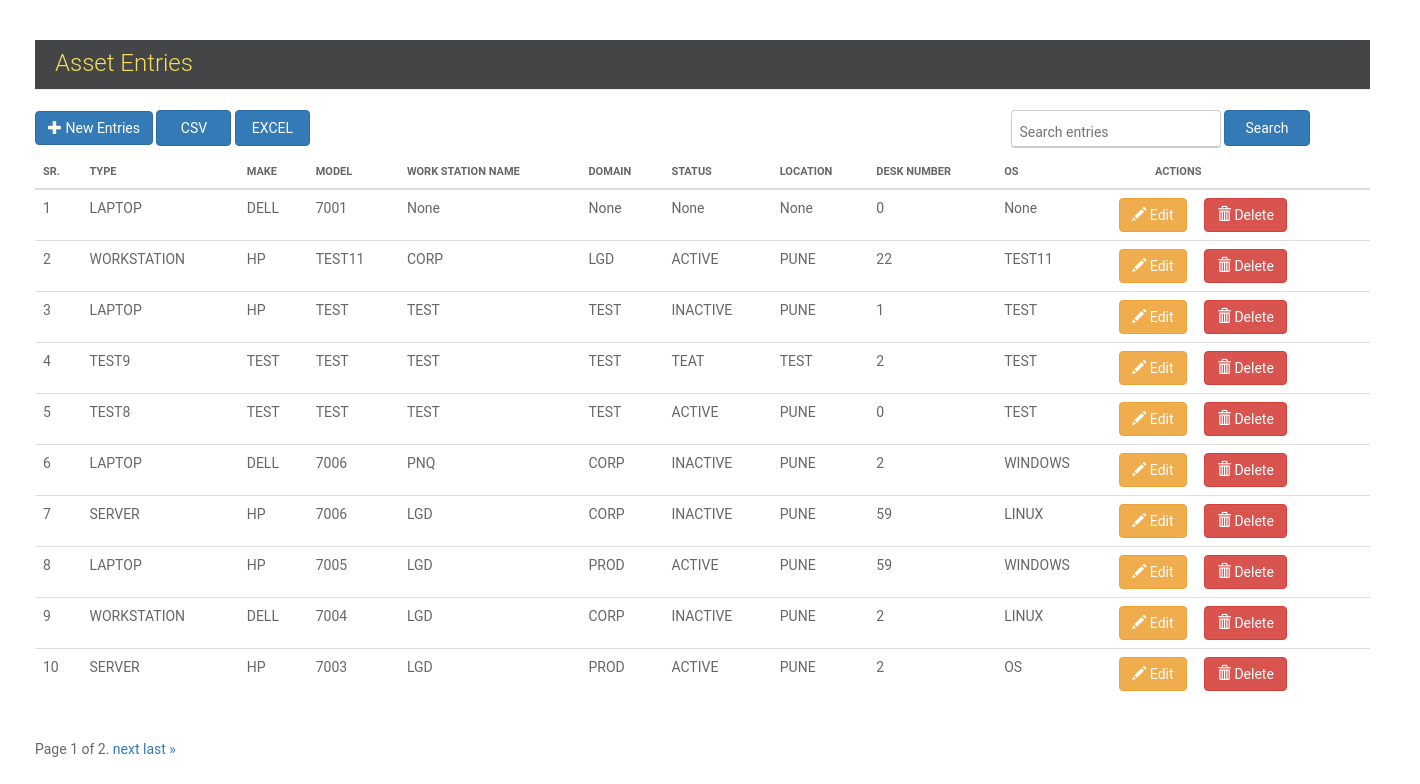
The app's page /entries/ with its own data.
### inventoryentry/models.py (models this page shows, shortened)
class Entries(models.Model):
    alphanumeric = RegexValidator(r'^[0-9a-zA-Z]*$', 'Only alphanumeric characters are allowed.')
    machine_type = models.CharField(max_length=255, blank=True, null=True)
    machine_make = models.CharField(max_length=255, blank=True, null=True)
    machine_model = models.CharField(max_length=50, blank=True, null=True, validators=[alphanumeric])
    machine_barcode = models.IntegerField(blank=True, null=True, validators=[alphanumeric])
    machine_serial_number = models.IntegerField(blank=True, null=True, validators=[alphanumeric])
    machine_service_number = models.IntegerField(blank=True, null=True, validators=[alphanumeric])
    machine_warranty = models.IntegerField(default=0)
    machine_endoflife = models.DateField(max_length=20, blank=True, null=True)
    machine_workstation_name = models.CharField(max_length=50, blank=True, null=True, validators=[alphanumeric])
    machine_domain = models.CharField(max_length=50, blank=True, null=True)
    machine_asset_owned_by = models.CharField(max_length=50, blank=True, null=True)
    machine_purchase_date = models.DateField(max_length=20, blank=True, null=True)
    machine_acquisition_date = models.DateField(max_length=20, blank=True, null=True)
    machine_return_date = models.DateField(max_length=20, blank=True, null=True)
    machine_invoice_number = models.IntegerField(default=0)
    machine_status = models.CharField(max_length=50, blank=True, null=True)
    machine_location = models.CharField(max_length=100, blank=True, null=True)
    machine_desk_number = models.IntegerField(default=0)
    machine_cpu = models.CharField(max_length=50, blank=True, null=True)
    machine_ram = models.CharField(max_length=50, blank=True, null=True, validators=[alphanumeric])
    machine_hdd = models.CharField(max_length=50, blank=True, null=True, validators=[alphanumeric])
    machine_gpu = models.CharField(max_length=50, blank=True, null=True, validators=[alphanumeric])
    machine_os = models.CharField(max_length=50, blank=True, null=True, validators=[alphanumeric])
    timestamp = models.DateTimeField(auto_now=False, auto_now_add=True)
    timestamp_added = models.DateTimeField(auto_now_add=True)
    updated = models.DateTimeField(auto_now=True, auto_now_add=False)
    objects = EntriesManager()
    class Meta:
        verbose_name_plural = 'Entries'

### inventoryentry/views.py (the view)
# urls.py: url(r'^entries/$', views.entries_list, name='entries_list'),
def entries_list(request):
	entriess = Entries.objects.all().order_by('-id')
	query = request.GET.get("q")
	if query:
		entriess = entriess.filter(
			Q(machine_type__icontains=query) |
			Q(machine_make__icontains=query)
		).distinct()
	paginator = Paginator(entriess, 10) # Show 5 Entries per page
	page = request.GET.get('page')
	try:
		entriess = paginator.page(page)
	except PageNotAnInteger:
		entriess = paginator.page(1)
	except EmptyPage:
		entriess = paginator.page(paginator.num_pages)
	context = {
	'entriess': entriess
	}
	return render(request, 'inventorysystem/entries_list.html',context)

### templates/inventorysystem/entries_list.html (shortened to what this page needs)
{% extends 'inventorysystem/base.html' %}
{% block content %}
  <h1 class="page-header">Asset Entries</h1>
  <div class = "nav-tags">
    <form method="GET" action="" style="
      float: right;
      padding-right: 60px;">
        <input type="text" placeholder="Search entries" name="q" value="{{ request.GET.q }}" style="
          border-bottom-width: 2px;
          margin-bottom: 0px;
          padding-bottom: 0px;
          margin-right: 0px;
          margin-left: 0px;
          height: 38px;
          width: 210px;
          padding-left: 8px;
          border-left-width: 1px;
        "/>
        <input type="submit" class="btn btn-primary" value="Search" style="
        width: 86px;
        " />
    </form>
    <button class="btn btn-primary show-form" data-url="{% url 'entries_create' %}">
      <span class="glyphicon glyphicon-plus"></span>
      New Entries
    </button>
    <input type="button" class="btn btn-primary" value="CSV" onclick="location.href='{% url 'export_csv'%}';"style="width: 75px;">
    <input type="button" class="btn btn-primary" value="EXCEL" onclick="location.href='{% url 'export_excel'%}';"style="width: 75px;">
</div>
  <table class="table" id="entries-table">
    <thead>
      <tr>
        <th>Sr.</th>
        <th>Type</th>
        <th>Make</th>
        <th>Model</th>
        <th>Work Station Name</th>
        <th>Domain</th>
        <th>Status</th>
        <th>Location</th>
        <th>Desk Number</th>
        <th>OS</th>
        <th>&nbsp;&nbsp;&nbsp;&nbsp;&nbsp;&nbsp;&nbsp;&nbsp;&nbsp;&nbsp;&nbsp;&nbsp;
          ACTIONS</th>
      </tr>
    </thead>
    <tbody>
      {% include "inventorysystem/entries_list_2.html" %}
    </tbody>
  </table>
  <div class="pagination">
    <span class="step-links">
        <span class="current">
            Page {{ entriess.number }} of {{ entriess.paginator.num_pages }}.
        </span>
        {% if entriess.has_next %}
            <a href="?page={{ entriess.next_page_number }}&q={{request.GET.q}}">next</a>
            <a href="?page={{ entriess.paginator.num_pages }}&q={{request.GET.q}} ">last &raquo;</a>
        {% endif %}
    </span>
  </div>
{% endblock %}

### templates/inventorysystem/base.html (shortened to what this page needs)
{% load static %}
<!DOCTYPE html>
<html lang="en">
  <head>
    <link href="{% static 'css/bootstrap.min.css' %}" rel="stylesheet">
  </head>
  <body>
    <div class="container">
      {% block content %}
      {% endblock %}
    </div>
  </body>
</html>

### templates/inventorysystem/entries_list_2.html (shortened to what this page needs)
{% for entries in entriess %}
  <tr>
    <td> {{forloop.counter}} </td>
    <td>{{ entries.machine_type }}</td>
    <td>{{ entries.machine_make }}</td>
    <td>{{ entries.machine_model }}</td>
    <td>{{ entries.machine_workstation_name }}</td>
    <td>{{ entries.machine_domain }}</td>
    <td>{{ entries.machine_status }}</td>
    <td>{{ entries.machine_location }}</td>
    <td>{{ entries.machine_desk_number }}</td>
    <td>{{ entries.machine_os }}</td>
    <td>
      <button class="btn btn-warning show-form-update" data-url="{% url 'entries_update' entries.id %}">
      <span class="glyphicon glyphicon-pencil"></span>
      Edit
      </button>
      <button class="btn btn-danger show-form-delete" data-url="{% url 'entries_delete' entries.id %}">
      <span class="glyphicon glyphicon-trash"></span>
      Delete
      </button>
    </td>
  </tr>
{% empty %}
  <tr>
    <td colspan="11" class="text-center bg-warning">No entries</td>
  </tr>
{% endfor %}

### records on screen
Entries: machine_type "LAPTOP", machine_make "DELL", machine_model "7001", machine_workstation_name "None", machine_domain "None", machine_status "None", machine_location "None", machine_desk_number "0", machine_os "None"
Entries: machine_type "WORKSTATION", machine_make "HP", machine_model "TEST11", machine_workstation_name "CORP", machine_domain "LGD", machine_status "ACTIVE", machine_location "PUNE", machine_desk_number "22", machine_os "TEST11"
Entries: machine_type "LAPTOP", machine_make "HP", machine_model "TEST", machine_workstation_name "TEST", machine_domain "TEST", machine_status "INACTIVE", machine_location "PUNE", machine_desk_number "1", machine_os "TEST"
Entries: machine_type "TEST9", machine_make "TEST", machine_model "TEST", machine_workstation_name "TEST", machine_domain "TEST", machine_status "TEAT", machine_location "TEST", machine_desk_number "2", machine_os "TEST"
Entries: machine_type "TEST8", machine_make "TEST", machine_model "TEST", machine_workstation_name "TEST", machine_domain "TEST", machine_status "ACTIVE", machine_location "PUNE", machine_desk_number "0", machine_os "TEST"
Entries: machine_type "LAPTOP", machine_make "DELL", machine_model "7006", machine_workstation_name "PNQ", machine_domain "CORP", machine_status "INACTIVE", machine_location "PUNE", machine_desk_number "2", machine_os "WINDOWS"
Entries: machine_type "SERVER", machine_make "HP", machine_model "7006", machine_workstation_name "LGD", machine_domain "CORP", machine_status "INACTIVE", machine_location "PUNE", machine_desk_number "59", machine_os "LINUX"
Entries: machine_type "LAPTOP", machine_make "HP", machine_model "7005", machine_workstation_name "LGD", machine_domain "PROD", machine_status "ACTIVE", machine_location "PUNE", machine_desk_number "59", machine_os "WINDOWS"
Entries: machine_type "WORKSTATION", machine_make "DELL", machine_model "7004", machine_workstation_name "LGD", machine_domain "CORP", machine_status "INACTIVE", machine_location "PUNE", machine_desk_number "2", machine_os "LINUX"
Entries: machine_type "SERVER", machine_make "HP", machine_model "7003", machine_workstation_name "LGD", machine_domain "PROD", machine_status "ACTIVE", machine_location "PUNE", machine_desk_number "2", machine_os "OS"

### other values on screen
{{ entriess.number }} "1"
{{ entriess.paginator.num_pages }} "2"
